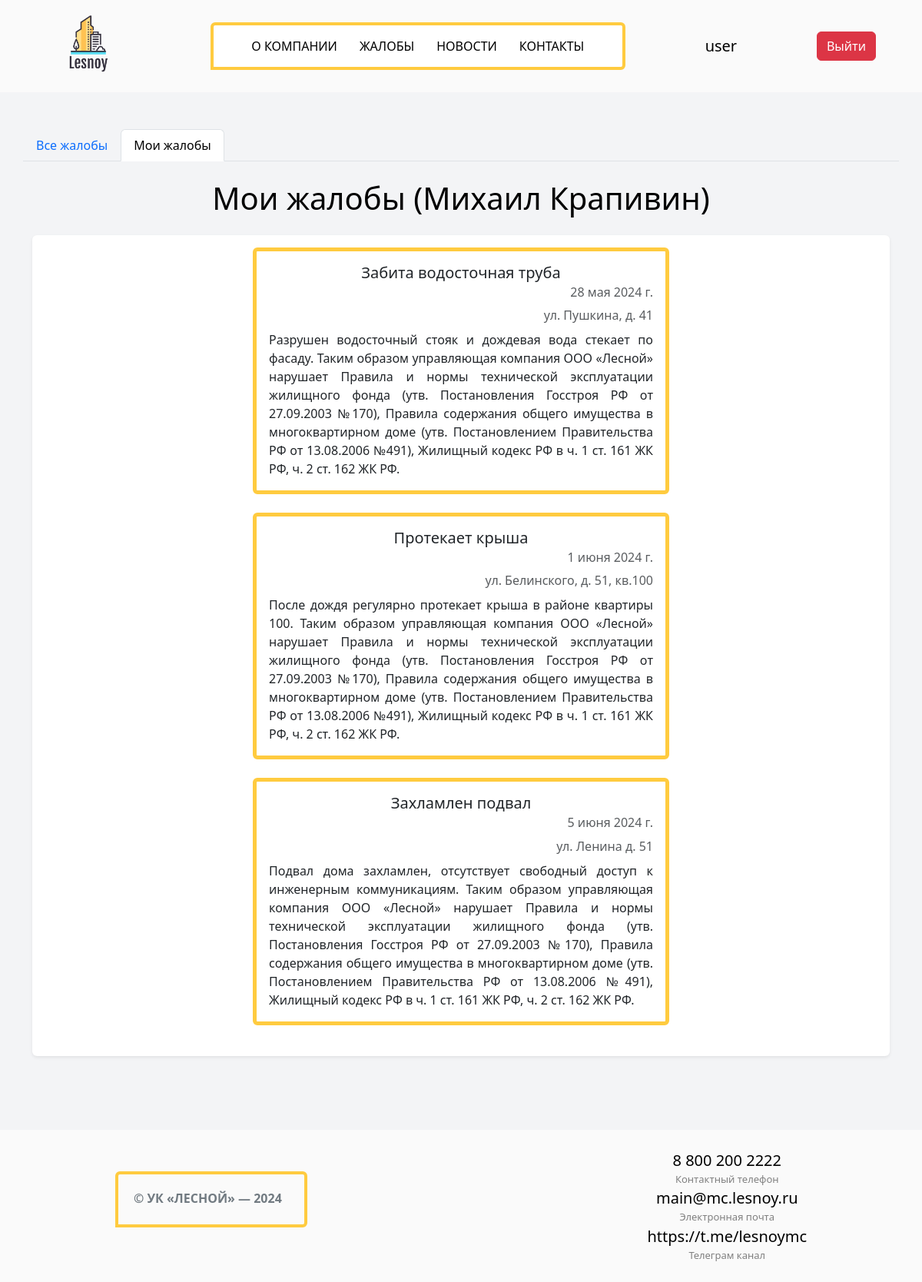
The page /complaints/my_complaints/ (signed in) on the database as committed earlier.
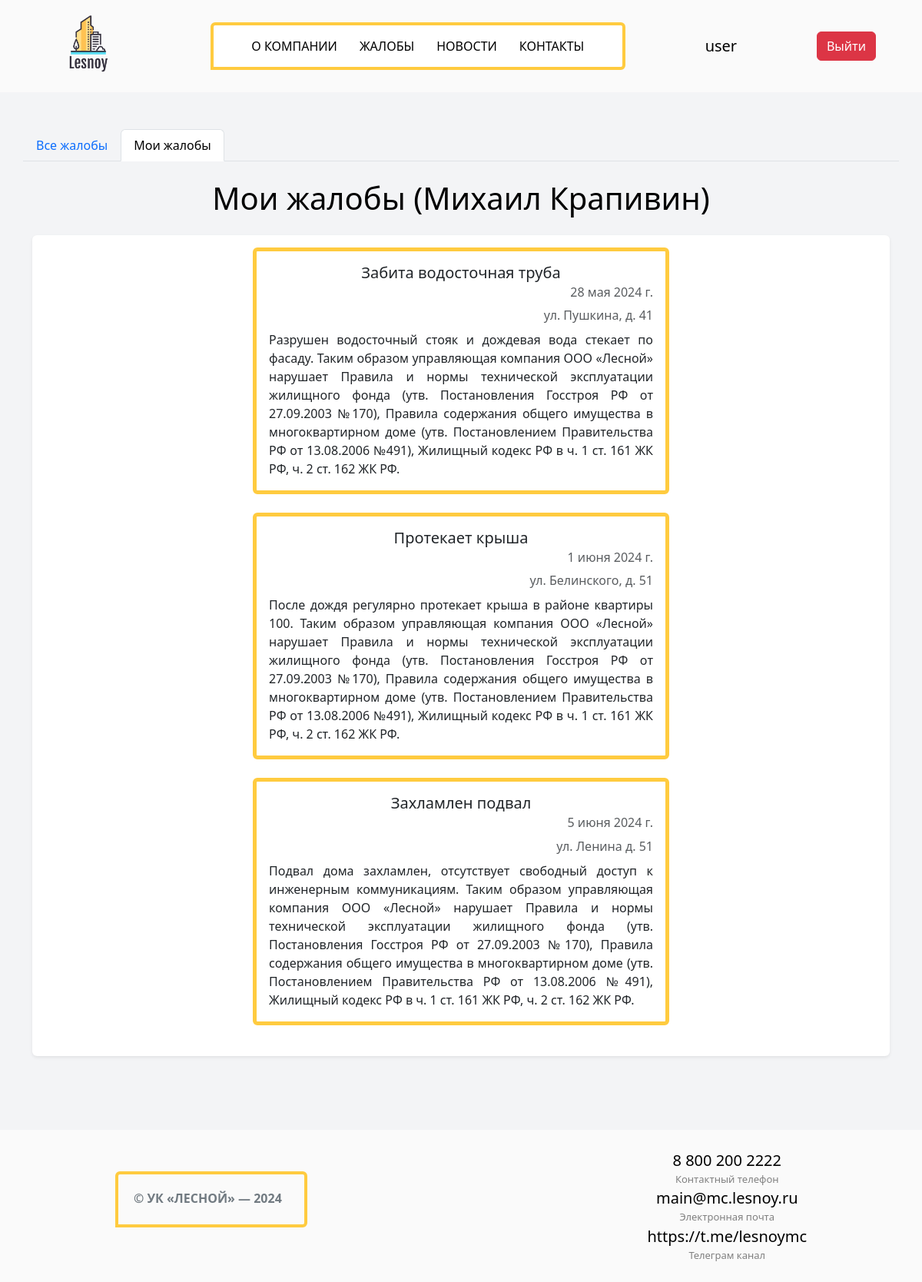
The same page on the database as committed later.
### main/models.py (models this page shows, shortened)
class Complaints(models.Model):
    class Meta:
        db_table = "complaints"
        verbose_name = "complaint"
        verbose_name_plural = "complaints"
    title = models.CharField(max_length=40, null=True)
    user = models.ForeignKey(User, on_delete=models.CASCADE, null=True)
    post_date = models.DateField(null=True)
    house_address = models.CharField(max_length=40, null=True)
    text = models.TextField(max_length=1000, null=True)

### main/views.py (the view)
# urls.py: path('my_complaints/', views.my_complaints_view, name="my_complaints"),
def my_complaints_view(request):
    my_comps = models.Complaints.objects.filter(user_id=request.user.id)
    return render(request, "my_complaints.html", {"complaints": my_comps})

### templates/my_complaints.html (shortened to what this page needs)
{% extends "index.html" %}
{% block content %}
<section class="pt-5 pb-5">
    <div class="container card-header">
        <ul class="col-12 nav nav-tabs text-center">
            <li class="nav-item">
                <a class="nav-link" aria-current="true" href="{% url 'complaints' %}">Все жалобы</a>
            </li>
            <li class="nav-item">
                <a class="nav-link active" href="{% url 'my_complaints' %}">Мои жалобы</a>
            </li>
        </ul>
    </div>
    <div class="container">
        <h1 class="mb-4 mt-4 text-center">Мои жалобы ({{ user.first_name }} {{ user.last_name }})</h1>
        <div class="col-12 shadow-sm p-3 mb-5 bg-white rounded" style="max-height: 1200px; overflow: auto;">
            {% if complaints %}
            {% for complaint in complaints %}
            <div class="col-12 col-md-10 col-lg-8 col-xl-6 card mb-4 m-auto" style="border-color: #ffcb3f; border-width: 5px;">
                <div class="card-body">
                    <h5 class="card-title text-center">{{ complaint.title }}</h5>
                    <h6 class="card-subtitle mb-2 text-muted text-end">{{ complaint.post_date }}</h6>
                    <p class="card_subtitle mb-2 text-muted text-end">{{ complaint.house_address }}</p>
                    <p class="card-text" style="text-align: justify;">{{ complaint.text }}</p>
                </div>
            </div>
            {% endfor %}
            {% else %}
            <div class="col-12 col-md-10 col-lg-8 col-xl-6 alert alert-info m-auto">Вы еще не отправляли жалоб</div>
            {% endif %}
        </div>
    </div>
</section>
{% endblock %}

Rows that differ between the two databases and show on the page:
changed Complaints "Протекает крыша": house_address "ул. Белинского, д. 51, кв.100" → "ул. Белинского, д. 51"
